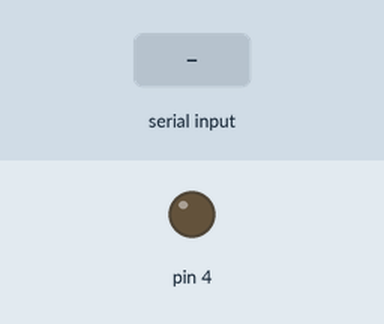
Bench run of a sketch on a simulated Arduino Uno, built with avr-gcc and run on an emulated ATmega328P. Shown: output pins drawn as LEDs (lit = HIGH). The test bench sets the inputs (shaded band).

Above: at 1.2 s.
1.3 s: byte 30 received over Serial
At 2.4 s:
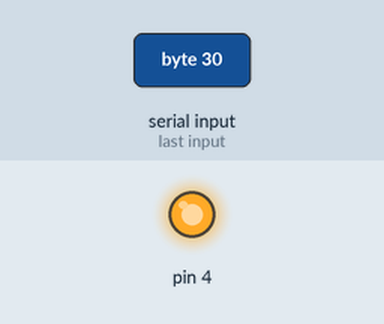
Timing chart, 0 to 4.5 s (numbered marks = the images above; inputs shaded):
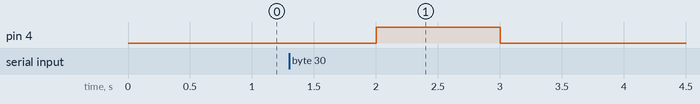

The sketch:

Cerradura.ino
```cpp
#include <LiquidCrystal.h>

void setup() {
  // put your setup code here, to run once:
  Serial.begin(115200);
  pinMode(4,OUTPUT);

}

char c;
void loop() {
  // put your main code here, to run repeatedly:
  if(Serial.available())
  {
    c = Serial.read();
    digitalWrite(4,HIGH);
    }
  delay(1000);
  digitalWrite(4,LOW);

}
```

Measured:
- after the input at 1.3 s, pin 4: LOW → HIGH after 0.70 s, → LOW 1.0 s later
